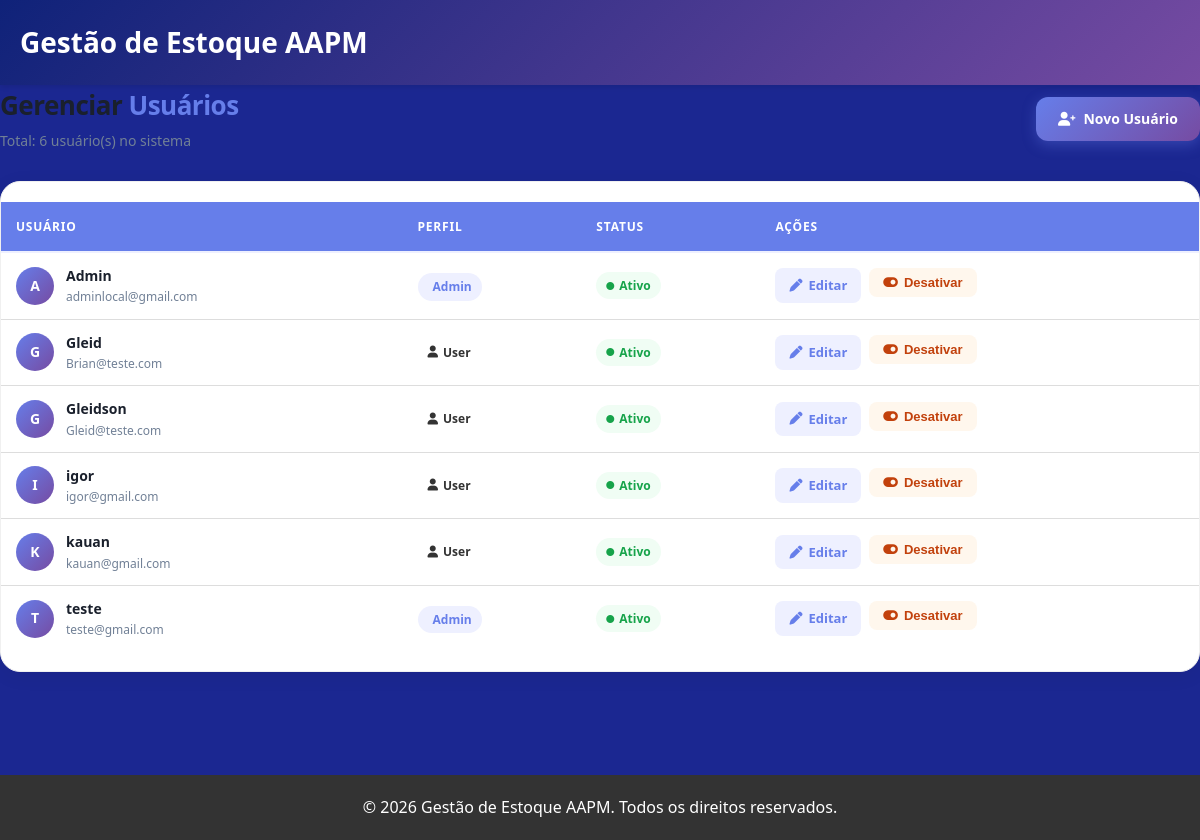
The app's page /usuarios/ (signed in), older data.
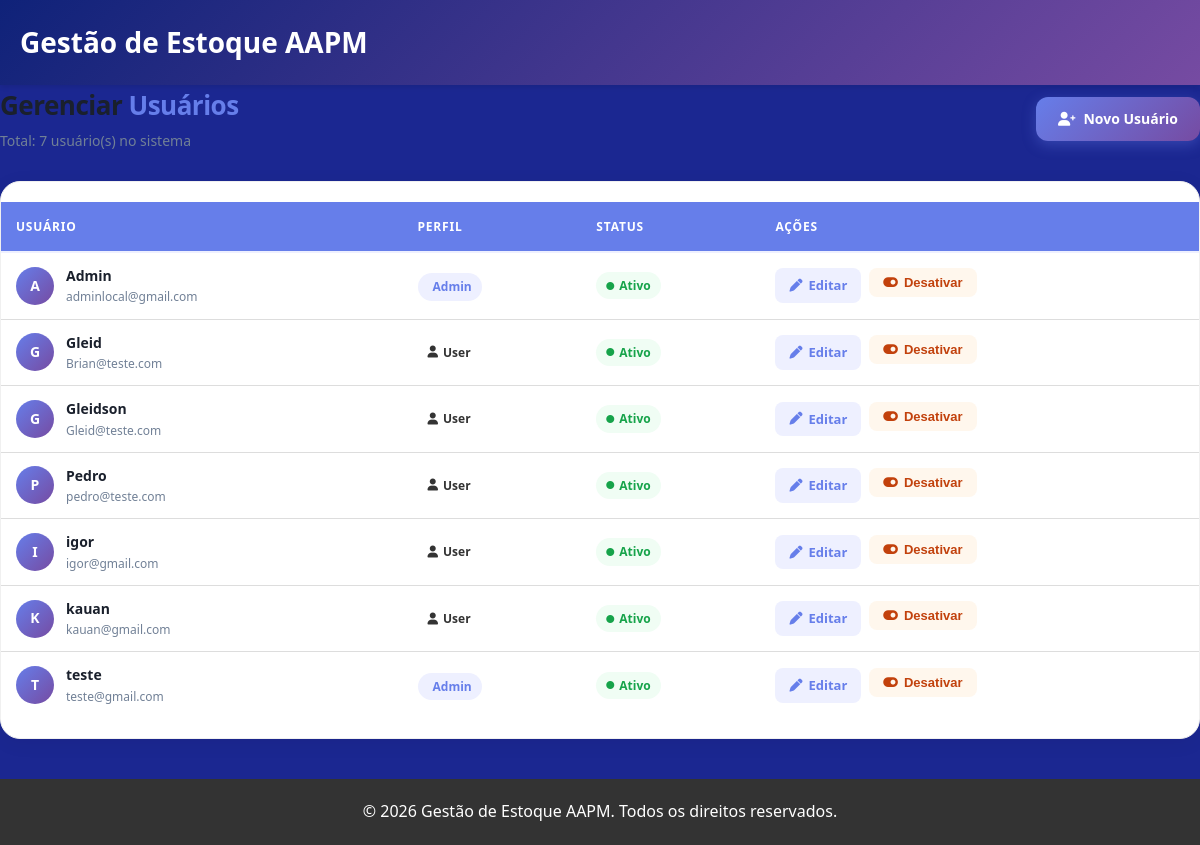
The same page, newer data.
### app/models/usuario.py (models this page shows)
class Usuario(Base):
    __tablename__ = "usuarios"
    id = Column(Integer, primary_key=True, index=True)
    nome = Column(String(255), nullable=False)
    email = Column(String(255), unique=True, nullable=False)
    senha_hash = Column(String(255), nullable=False)
    role = Column(String(20), default="user")
    ativo = Column(Boolean, default=True)
    criado_em = Column(DateTime, server_default=func.now())

### app/controllers/admin_controller.py (the view)
@router.get("/")
def listar_usuarios(
    request: Request,
    db: Session = Depends(get_db),
    admin = Depends(get_admin) # Bloqueia quem não é admin
):
    usuarios = db.query(Usuario).order_by(Usuario.nome).all()
    return templates.TemplateResponse(
        request,
        "usuarios/index.html",
        {
            "request": request,
            "admin": admin,
            "usuarios": usuarios
        }
    )

### app/templates/usuarios/index.html (shortened to what this page needs)
{% extends "base.html" %}
{% block head %}
<link rel="stylesheet" href="https://cdnjs.cloudflare.com/ajax/libs/font-awesome/6.0.0/css/all.min.css">
{% endblock %}
{% block content %}
<div class="page-header">
  <div>
    <h1 class="page-title">Gerenciar <span>Usuários</span></h1>
    <p style="color:#718096; font-size:14px; margin-top:4px;">Total: {{ usuarios|length }} usuário(s) no sistema</p>
  </div>
  <a href="/usuarios/novo" class="btn-novo"><i class="fas fa-user-plus"></i> Novo Usuário</a>
</div>
<div class="card">
  {% if usuarios %}
  <table>
    <thead>
      <tr>
        <th>Usuário</th>
        <th>Perfil</th>
        <th>Status</th>
        <th>Ações</th>
      </tr>
    </thead>
    <tbody>
      {% for u in usuarios %}
      <tr>
        <td>
          <div class="user-cell">
            <div class="avatar">{{ u.nome[0].upper() }}</div>
            <div>
              <div class="user-name">{{ u.nome }}</div>
              <div class="user-email">{{ u.email }}</div>
            </div>
          </div>
        </td>
        <td>
          <span class="badge badge-{{ u.role }}">
            <i class="fas fa-{{ 'shield-halved' if u.role == 'admin' else 'user' }}"></i>
            {{ u.role | capitalize }}
          </span>
        </td>
        <td>
          <span class="badge badge-{{ 'ativo' if u.ativo else 'inativo' }}">
            <i class="fas fa-circle" style="font-size:8px;"></i>
            {{ 'Ativo' if u.ativo else 'Inativo' }}
          </span>
        </td>
        <td>
          <div class="actions">
            <a href="/usuarios/{{ u.id }}/editar" class="btn-action btn-edit">
              <i class="fas fa-pen"></i> Editar
            </a>
            <form action="/usuarios/{{ u.id }}/toggle-ativo" method="post" style="margin:0;">
              <button type="submit" class="btn-action btn-toggle {{ 'ativar' if not u.ativo else '' }}">
                <i class="fas fa-{{ 'toggle-on' if u.ativo else 'toggle-off' }}"></i>
                {{ 'Desativar' if u.ativo else 'Ativar' }}
              </button>
            </form>
          </div>
        </td>
      </tr>
      {% endfor %}
    </tbody>
  </table>
  {% endif %}
</div>
{% endblock %}

Row changes from the older to the newer data that the page shows:
added Usuario: nome "P", nome "Pedro", email "pedro@teste.com", role "User", ativo "Ativo", ativo "Desativar"
Text that changed along with them:
{{ usuarios|length }}: "6" → "7"
